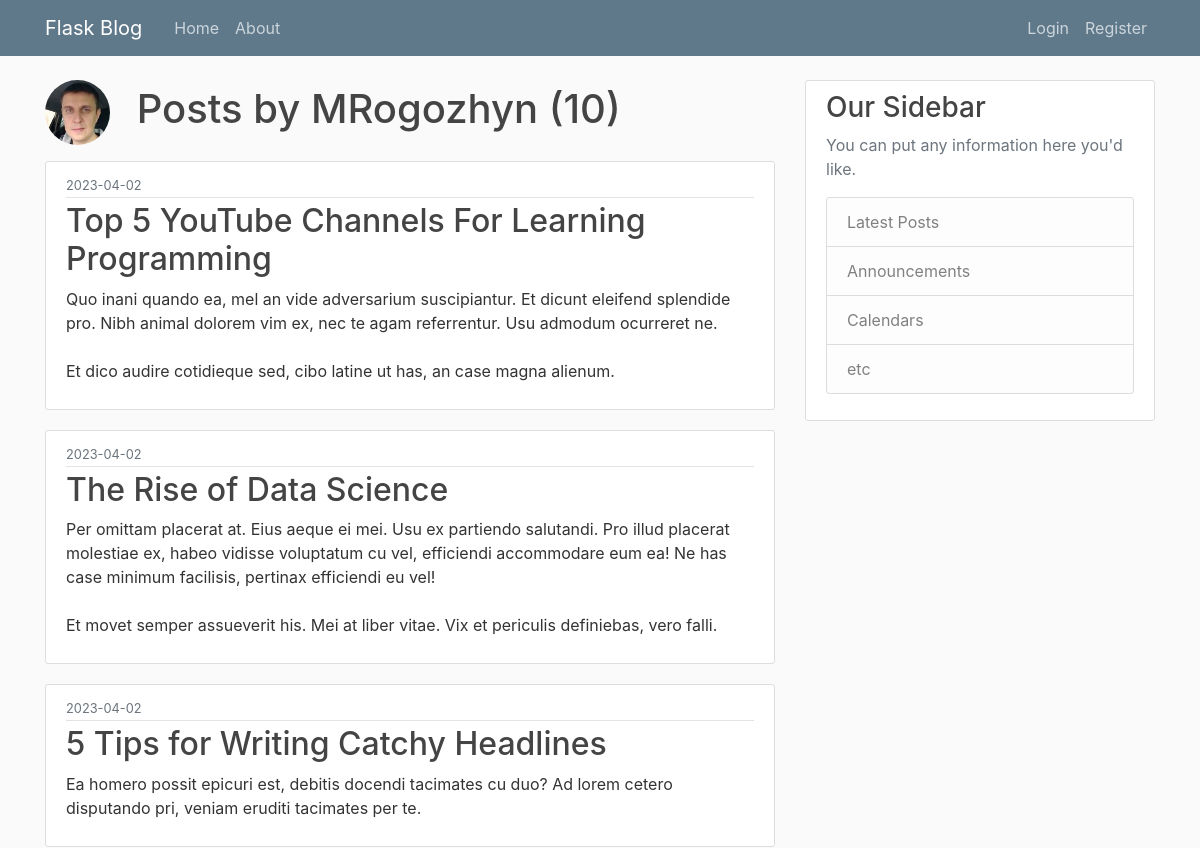
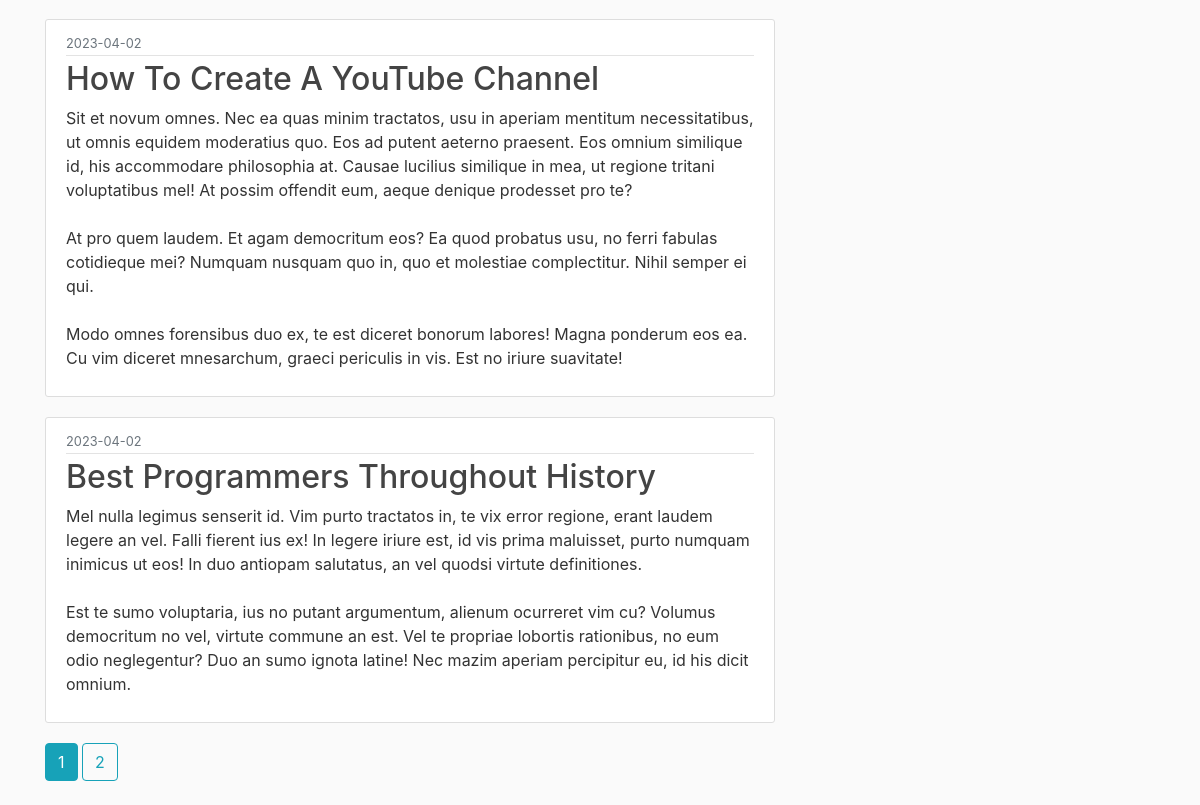
/user/MRogozhyn, run on an earlier commit of the app's database (2 pictures, top to bottom).
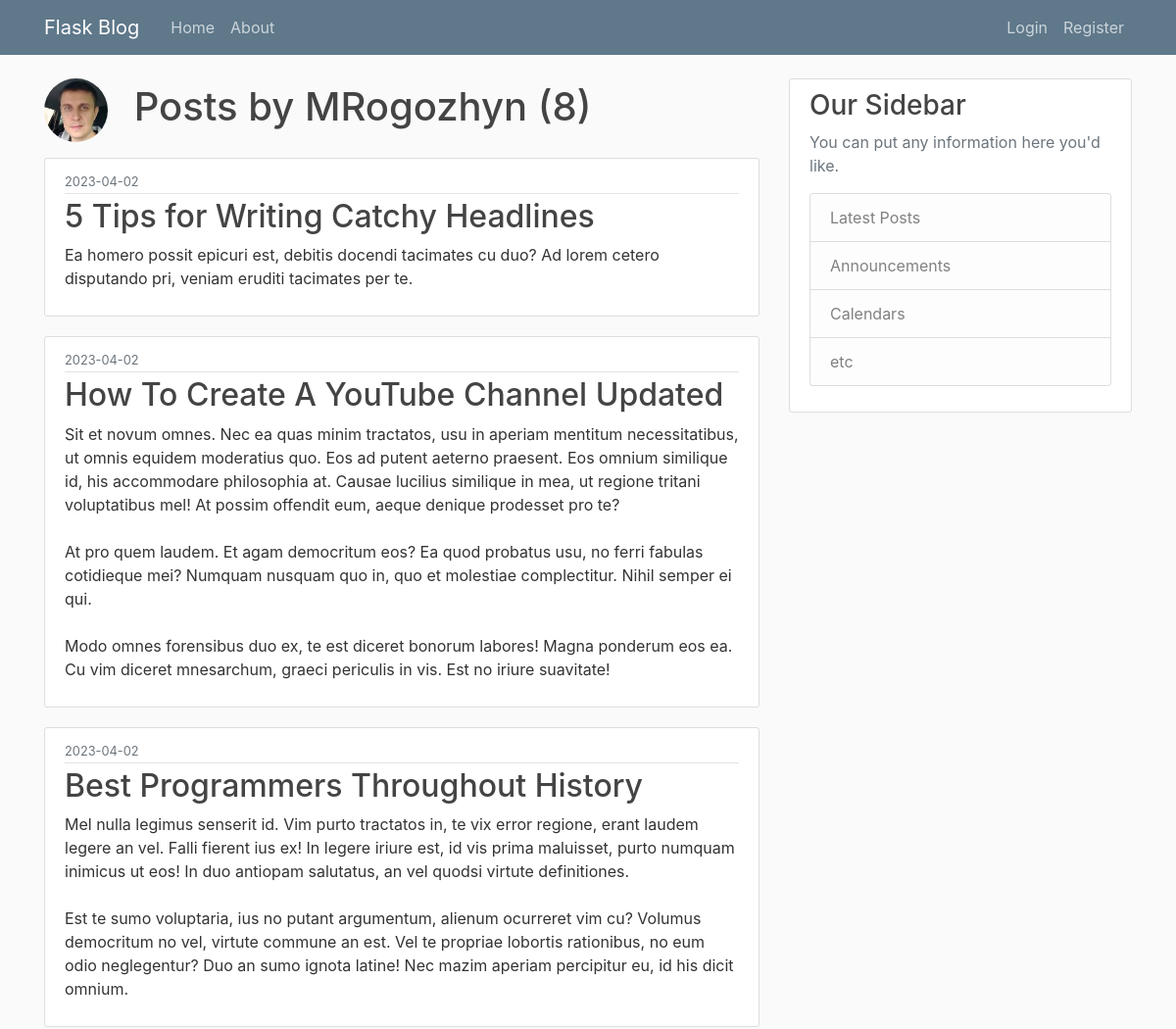
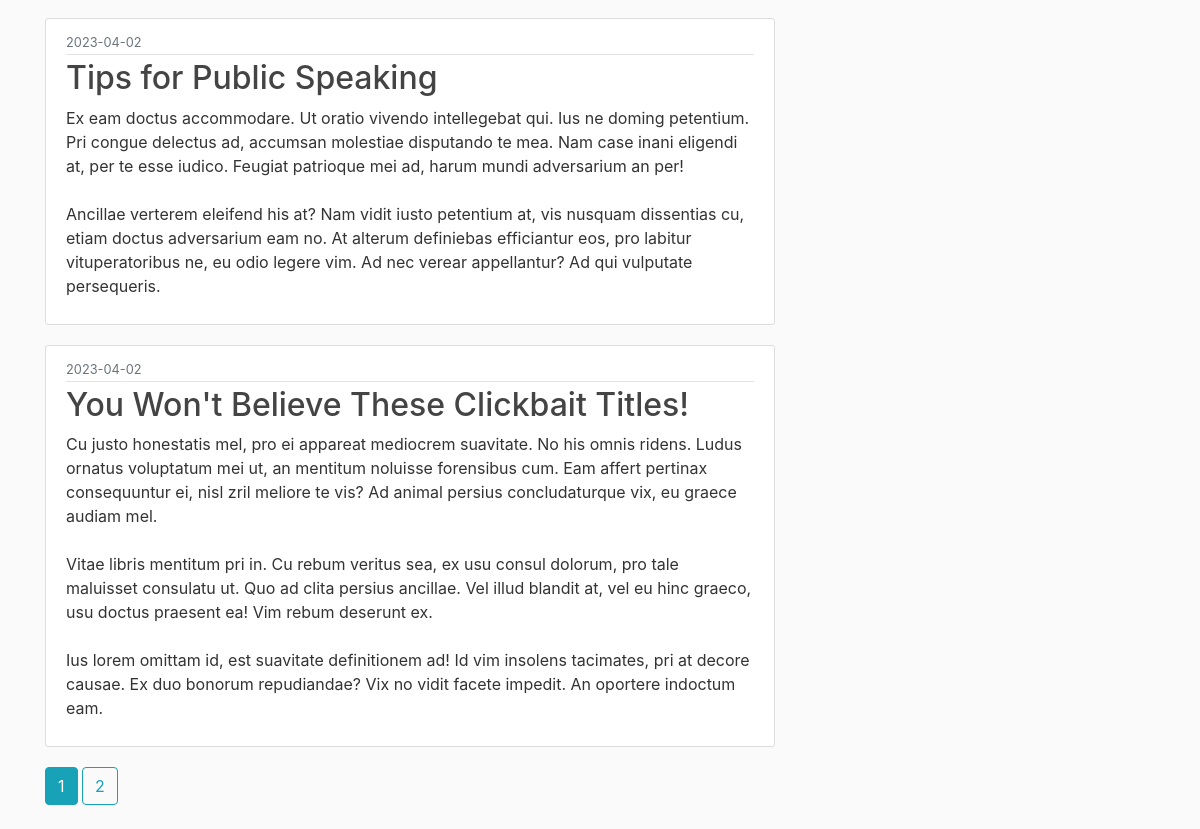
And on a later commit of the database (2 pictures, top to bottom).
### flaskblog/models.py (models this page shows, shortened)
class Post(db.Model):
    id = db.Column(db.Integer, primary_key=True)
    title = db.Column(db.String(100), nullable=False)
    date_posted = db.Column(db.DateTime, nullable=False, default=datetime.utcnow)
    content = db.Column(db.Text, nullable=False)
    user_id = db.Column(db.Integer, db.ForeignKey('user.id'), nullable=False)

### flaskblog/users/routes.py (the view)
@users.route("/user/<string:username>")
def user_posts(username):
    page = request.args.get('page', 1, type=int)
    user = User.query.filter_by(username=username).first_or_404()
    posts = Post.query.filter_by(author=user)\
        .order_by(Post.date_posted.desc())\
        .paginate(page=page, per_page=5)
    return render_template('user_posts.html', posts=posts, user=user)

### flaskblog/templates/user_posts.html
{% extends "layout.html" %}
{% block content %}
    <h1 class="mb-3">
        <img class="rounded-circle article-img" src="{{ url_for('static', filename='profile_pict/' + user.image_file) }}">
        Posts by {{ user.username }} ({{ posts.total }})</h1>
	{% for post in posts.items %}
		<article class="media content-section">
          <div class="media-body">
            <div class="article-metadata">
              <small class="text-muted">{{ post.date_posted.strftime('%Y-%m-%d') }}</small>
            </div>
            <h2><a class="article-title" href="{{ url_for('posts.post', post_id=post.id) }}">{{ post.title }}</a></h2>
            <p class="article-content">{{ post.content }}</p>
          </div>
        </article>
	{% endfor %}
    {% for page_num in posts.iter_pages(left_edge=1, right_edge=1, left_current=1, right_current=1) %}
        {% if page_num %}
            {% if posts.page == page_num %}
                <a class="btn btn-info mb-4" href="{{ url_for('users.user_posts', username=user.username, page=page_num) }}">{{ page_num }}</a>
            {% else %}
                <a class="btn btn-outline-info mb-4" href="{{ url_for('users.user_posts', username=user.username, page=page_num) }}">{{ page_num }}</a>
            {% endif %}
        {% else %}
            ...
        {% endif %}
    {% endfor %}
{% endblock content %}

What changed in the data, as far as the page shows it:
removed Post: date_posted "2023-04-02", title "Top 5 YouTube Channels For Learning Programming", content "Quo inani quando ea, mel an vide adversarium suscipiantur. Et dicunt eleifend splendide pro. Nibh animal dolorem vim ex, nec te agam referrentur. Usu admodum ocurreret ne. Et dico audire cotidieque sed, cibo latine ut has, an case magna alienum."
removed Post: date_posted "2023-04-02", title "The Rise of Data Science", content "Per omittam placerat at. Eius aeque ei mei. Usu ex partiendo salutandi. Pro illud placerat molestiae ex, habeo vidisse voluptatum cu vel, efficiendi accommodare eum ea! Ne has case minimum facilisis, pertinax efficiendi eu vel! Et movet semper assueverit his. Mei at liber vitae. Vix et periculis definiebas, vero falli."
changed Post: title "How To Create A YouTube Channel" → "How To Create A YouTube Channel Updated"
now on this page (row unchanged): Post: date_posted "2023-04-02", title "Tips for Public Speaking", content "Ex eam doctus accommodare. Ut oratio vivendo intellegebat qui. Ius ne doming petentium. Pri congue delectus ad, accumsan molestiae disputando te mea. Nam case inani eligendi at, per te esse iudico. Feugiat patrioque mei ad, harum mundi adversarium an per! Ancillae verterem eleifend his at? Nam vidit iusto petentium at, vis nusquam dissentias cu, etiam doctus adversarium eam no. At alterum definiebas efficiantur eos, pro labitur vituperatoribus ne, eu odio legere vim. Ad nec verear appellantur? Ad qui vulputate persequeris."
now on this page (row unchanged): Post: date_posted "2023-04-02", title "You Won't Believe These Clickbait Titles!", content "Cu justo honestatis mel, pro ei appareat mediocrem suavitate. No his omnis ridens. Ludus ornatus voluptatum mei ut, an mentitum noluisse forensibus cum. Eam affert pertinax consequuntur ei, nisl zril meliore te vis? Ad animal persius concludaturque vix, eu graece audiam mel. Vitae libris mentitum pri in. Cu rebum veritus sea, ex usu consul dolorum, pro tale maluisset consulatu ut. Quo ad clita persius ancillae. Vel illud blandit at, vel eu hinc graeco, usu doctus praesent ea! Vim rebum deserunt ex. Ius lorem omittam id, est suavitate definitionem ad! Id vim insolens tacimates, pri at decore causae. Ex duo bonorum repudiandae? Vix no vidit facete impedit. An oportere indoctum eam."
Also different on the page:
{{ posts.total }}: "10" → "8"
